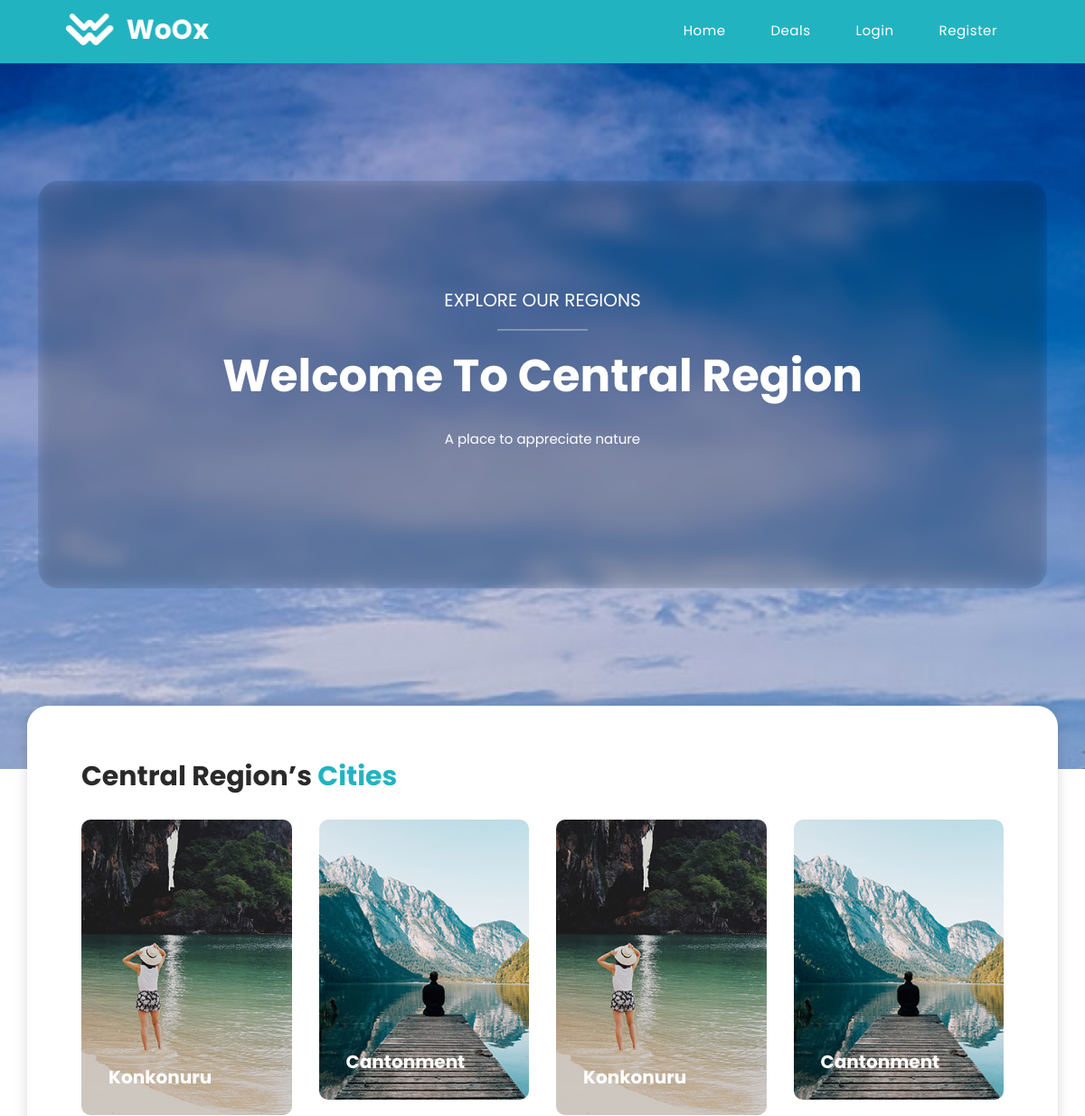
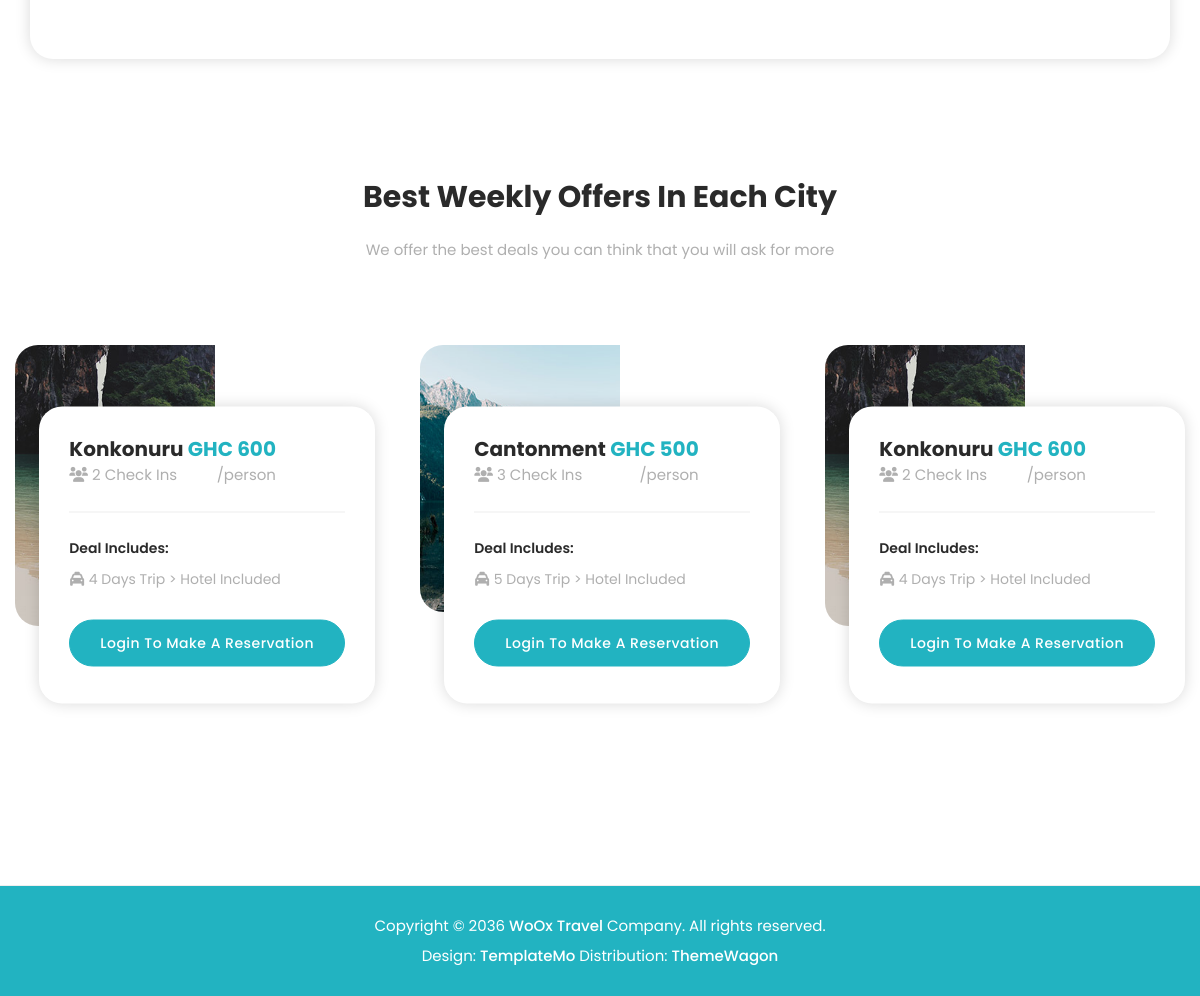
/about.php?id=2, run on the app's committed database (2 pictures, top to bottom).
### tables this page shows
CREATE TABLE `regions` (
  `id` int(3) NOT NULL,
  `name` varchar(200) NOT NULL,
  `image` varchar(200) NOT NULL,
  `population` varchar(30) NOT NULL,
  `landmark` varchar(30) NOT NULL,
  `description` text NOT NULL,
  `created_at` timestamp NOT NULL DEFAULT current_timestamp()
);

CREATE TABLE `cities` (
  `id` int(3) NOT NULL,
  `name` varchar(200) NOT NULL,
  `image` varchar(200) NOT NULL,
  `trip_days` int(4) NOT NULL,
  `price` varchar(4) NOT NULL,
  `region_id` int(4) NOT NULL,
  `created_at` timestamp NOT NULL DEFAULT current_timestamp()
);

### about.php (the view, shortened to what this page needs)
<?php
require 'includes/header.php';
require 'config/connection.php';
if($_SERVER["REQUEST_METHOD"] == "GET"){
  $id = $_GET['id'];
  $sqlforregions = "SELECT * FROM regions WHERE id = '$id'";
  $resultforregions = mysqli_query($connection, $sqlforregions);
  $specificregion = mysqli_fetch_assoc($resultforregions);
  $sqlforimages = "SELECT * FROM cities WHERE region_id = '$id'";
  $resultforimages = mysqli_query($connection, $sqlforimages);
  $specificimage = mysqli_fetch_all($resultforimages, MYSQLI_ASSOC);
  $sqlforbookings = "SELECT cities.id AS id, cities.name AS name,
            cities.image AS image, cities.trip_days AS trip_days, cities.price AS price,
            COUNT(bookings.city_id) AS booking_no
            FROM cities LEFT JOIN bookings ON cities.id = bookings.city_id WHERE cities.region_id = '$id' GROUP BY(bookings.city_id)";
  $resultforbookings = mysqli_query($connection, $sqlforbookings);
  $bookings = mysqli_fetch_all($resultforbookings, MYSQLI_ASSOC);
} else {
  header("location: 404.php");
}
?>
  <div class="about-main-content">
    <div class="container">
      <div class="row">
        <div class="col-lg-12">
          <div class="content">
            <div class="blur-bg"></div>
            <h4>EXPLORE OUR REGIONS</h4>
            <div class="line-dec"></div>
            <h2>Welcome To <?php echo $specificregion['name']; ?> Region</h2>
            <p><?php echo $specificregion['description']; ?></p>
          </div>
        </div>
      </div>
    </div>
  </div>
  <div class="cities-town">
    <div class="container">
      <div class="row">
        <div class="slider-content">
          <div class="row">
            <div class="col-lg-12">
              <h2><?php echo $specificregion['name']; ?> Region’s <em>Cities</em></h2>
            </div>
            <div class="col-lg-12">
              <div class="owl-cites-town owl-carousel">
              <?php foreach($specificimage as $image): ?>
                <div class="item">
                  <div class="thumb">
                    <img src="<?php echo CITYIMAGES;?><?php echo $image['image']; ?>" alt="">
                    <h4><?php echo $image['name']; ?></h4>
                  </div>
                </div>
              <?php endforeach; ?>
              </div>
            </div>
          </div>
        </div>
      </div>
    </div>
  </div>
  <div class="weekly-offers">
    <div class="container">
      <div class="row">
        <div class="col-lg-6 offset-lg-3">
          <div class="section-heading text-center">
            <h2>Best Weekly Offers In Each City</h2>
            <p>We offer the best deals you can think that you will ask for more</p>
          </div>
        </div>
      </div>
    </div>
    <div class="container-fluid">
      <div class="row">
        <div class="col-lg-12">
          <div class="owl-weekly-offers owl-carousel">
            <?php foreach($bookings as $booking): ?>
              <div class="item">
              <div class="thumb">
                <div class="text">
                  <h4><?php echo $booking['name']; ?><br><span><i class="fa fa-users"></i> <?php echo $booking['booking_no']; ?> Check Ins</span></h4>
                  <h6>GHC <?php echo $booking['price']; ?><br><span>/person</span></h6>
                  <ul>
                    <li>Deal Includes:</li>
                    <li><i class="fa fa-taxi"></i> <?php echo $booking['trip_days']; ?> Days Trip > Hotel Included</li>
                  </ul>
                  <?php if(isset($_SESSION['username'])): ?>
                    <div class="main-button">
                      <a href="reservation.php?id=<?php echo $booking['id']; ?>">Make a Reservation</a>
                    </div>
                  <?php else: ?>
                    <div class="main-button">
                      <a href="auth/login.php">Login to Make a Reservation</a>
                    </div>
                  <?php endif; ?>
                </div>
              </div>
              </div>
            <?php endforeach; ?>
          </div>
        </div>
      </div>
    </div>
  </div>
<?php require 'includes/footer.php';?>

### data on the page
regions: name "Central", description "A place to appreciate nature"
cities: image (picture), name "Konkonuru", booking_no "2", price "600", trip_days "4"
cities: image (picture), name "Cantonment", booking_no "3", price "500", trip_days "5"
